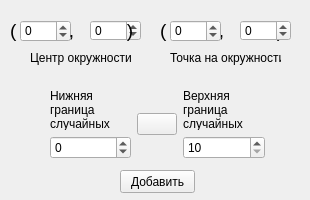
<?xml version="1.0" encoding="UTF-8"?>
<ui version="4.0">
 <class>CircleCreation</class>
 <widget class="QMainWindow" name="CircleCreation">
  <property name="geometry">
   <rect>
    <x>0</x>
    <y>0</y>
    <width>310</width>
    <height>200</height>
   </rect>
  </property>
  <property name="minimumSize">
   <size>
    <width>310</width>
    <height>200</height>
   </size>
  </property>
  <property name="maximumSize">
   <size>
    <width>310</width>
    <height>200</height>
   </size>
  </property>
  <property name="windowTitle">
   <string>MainWindow</string>
  </property>
  <widget class="QWidget" name="centralwidget">
   <widget class="QSpinBox" name="spinBox_centerX">
    <property name="geometry">
     <rect>
      <x>20</x>
      <y>20</y>
      <width>51</width>
      <height>22</height>
     </rect>
    </property>
    <property name="minimum">
     <number>-99</number>
    </property>
   </widget>
   <widget class="QSpinBox" name="spinBox_centerY">
    <property name="geometry">
     <rect>
      <x>90</x>
      <y>20</y>
      <width>51</width>
      <height>21</height>
     </rect>
    </property>
    <property name="minimum">
     <number>-99</number>
    </property>
   </widget>
   <widget class="QLabel" name="label_centerBrackets">
    <property name="geometry">
     <rect>
      <x>10</x>
      <y>10</y>
      <width>161</width>
      <height>41</height>
     </rect>
    </property>
    <property name="font">
     <font>
      <pointsize>14</pointsize>
     </font>
    </property>
    <property name="text">
     <string>(          ,          )</string>
    </property>
   </widget>
   <widget class="QLabel" name="label_center">
    <property name="geometry">
     <rect>
      <x>30</x>
      <y>50</y>
      <width>101</width>
      <height>16</height>
     </rect>
    </property>
    <property name="text">
     <string>Центр окружности</string>
    </property>
   </widget>
   <widget class="QLabel" name="label_ringBrackets">
    <property name="geometry">
     <rect>
      <x>160</x>
      <y>10</y>
      <width>161</width>
      <height>41</height>
     </rect>
    </property>
    <property name="font">
     <font>
      <pointsize>14</pointsize>
     </font>
    </property>
    <property name="text">
     <string>(          ,          )</string>
    </property>
   </widget>
   <widget class="QSpinBox" name="spinBox_ringX">
    <property name="geometry">
     <rect>
      <x>170</x>
      <y>20</y>
      <width>51</width>
      <height>22</height>
     </rect>
    </property>
    <property name="minimum">
     <number>-99</number>
    </property>
   </widget>
   <widget class="QSpinBox" name="spinBox_ringY">
    <property name="geometry">
     <rect>
      <x>240</x>
      <y>20</y>
      <width>51</width>
      <height>21</height>
     </rect>
    </property>
    <property name="minimum">
     <number>-99</number>
    </property>
   </widget>
   <widget class="QLabel" name="label_ring">
    <property name="geometry">
     <rect>
      <x>170</x>
      <y>50</y>
      <width>111</width>
      <height>16</height>
     </rect>
    </property>
    <property name="text">
     <string>Точка на окружности</string>
    </property>
   </widget>
   <widget class="QWidget" name="layoutWidget">
    <property name="geometry">
     <rect>
      <x>50</x>
      <y>90</y>
      <width>215</width>
      <height>69</height>
     </rect>
    </property>
    <layout class="QHBoxLayout" name="horizontalLayout_randomise">
     <item>
      <layout class="QVBoxLayout" name="verticalLayout_randomMin">
       <item>
        <widget class="QLabel" name="label_randomMin">
         <property name="text">
          <string>Нижняя граница случайных значений</string>
         </property>
         <property name="wordWrap">
          <bool>true</bool>
         </property>
        </widget>
       </item>
       <item>
        <widget class="QSpinBox" name="spinBox_randomMin">
         <property name="minimum">
          <number>-99</number>
         </property>
         <property name="maximum">
          <number>9</number>
         </property>
        </widget>
       </item>
      </layout>
     </item>
     <item>
      <widget class="QPushButton" name="pushButton_randomise">
       <property name="text">
        <string/>
       </property>
       <property name="icon">
        <iconset resource="recources.qrc">
         <normaloff>:/D:/Users/user/Downloads/dice.png</normaloff>:/D:/Users/user/Downloads/dice.png</iconset>
       </property>
      </widget>
     </item>
     <item>
      <layout class="QVBoxLayout" name="verticalLayout_randomMax">
       <item>
        <widget class="QLabel" name="label_randomMax">
         <property name="text">
          <string>Верхняя граница случайных значений</string>
         </property>
         <property name="wordWrap">
          <bool>true</bool>
         </property>
        </widget>
       </item>
       <item>
        <widget class="QSpinBox" name="spinBox_randomMax">
         <property name="minimum">
          <number>10</number>
         </property>
         <property name="value">
          <number>10</number>
         </property>
        </widget>
       </item>
      </layout>
     </item>
    </layout>
   </widget>
   <widget class="QPushButton" name="pushButton_add">
    <property name="geometry">
     <rect>
      <x>120</x>
      <y>170</y>
      <width>75</width>
      <height>23</height>
     </rect>
    </property>
    <property name="text">
     <string>Добавить</string>
    </property>
    <property name="checkable">
     <bool>true</bool>
    </property>
   </widget>
  </widget>
 </widget>
 <resources>
  <include location="recources.qrc"/>
 </resources>
 <connections/>
</ui>
